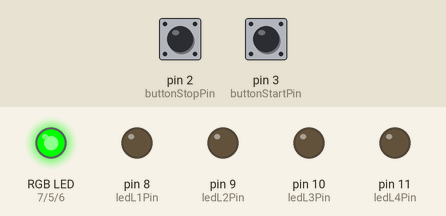
The program below on a simulated Arduino Uno, built with avr-gcc and run on an emulated ATmega328P. On the bench: an RGB LED mixed from three pins (HIGH = lit), output pins drawn as LEDs (lit = HIGH). Dashed ring = blinking. The inputs (shaded band) are chosen by the test bench; at power-on: pin 3 (buttonStartPin) HIGH, pin 2 (buttonStopPin) HIGH. Dim RGB values are drawn brighter than linear.

Above: at 1.2 s.
1.3 s: pin 3 (buttonStartPin) pulled LOW for 0.15 s
At 2.1 s:
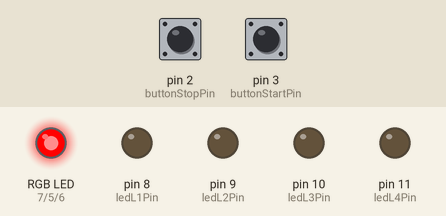
4.4 s: pin 2 (buttonStopPin) pulled LOW for 1 s
At 6.4 s:
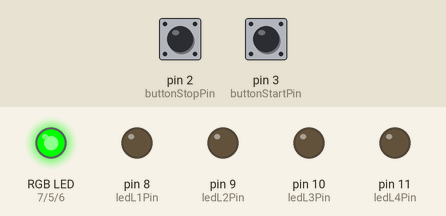
6.9 s: pin 3 (buttonStartPin) pulled LOW for 1 s
At 10.3 s:
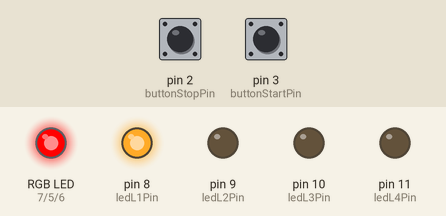
10.9 s: pin 2 (buttonStopPin) pulled LOW for 3.2 s
At 12.5 s:
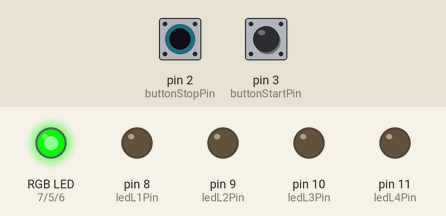
15.6 s: pin 2 (buttonStopPin) driven LOW and pin 3 (buttonStartPin) driven LOW
At 17.6 s:
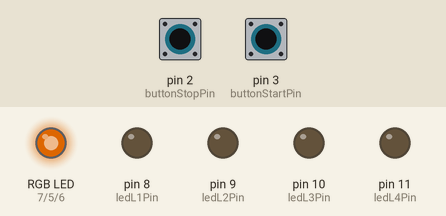
18.6 s: pin 2 (buttonStopPin) driven HIGH
At 22.6 s:
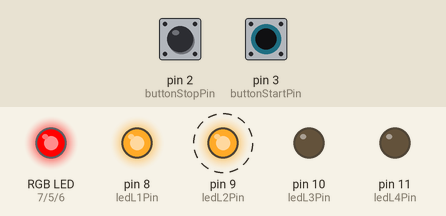
Timing chart, 0 to 27.8 s (numbered marks = the images above; inputs shaded):
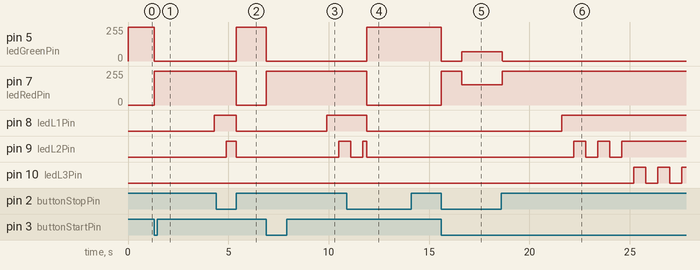

Measured:
- after the input at 1.3 s, pin 5 (ledGreenPin): 255/255 → 0/255 at once; pin 7 (ledRedPin): 0/255 → 255/255 at once; pin 8 (ledL1Pin): LOW → HIGH after 3.0 s
- after the input at 4.4 s, pin 5 (ledGreenPin): 0/255 → 255/255 after 1.0 s; pin 7 (ledRedPin): 255/255 → 0/255 after 1.0 s; pin 8 (ledL1Pin): HIGH → LOW after 1.0 s
- after the input at 6.9 s, pin 5 (ledGreenPin): 255/255 → 0/255 at once; pin 7 (ledRedPin): 0/255 → 255/255 at once; pin 8 (ledL1Pin): LOW → HIGH after 3.0 s; pin 9 (ledL2Pin): LOW → HIGH after 3.6 s
- after the input at 10.9 s, pin 5 (ledGreenPin): 0/255 → 255/255 after 1.0 s; pin 7 (ledRedPin): 255/255 → 0/255 after 1.0 s; pin 8 (ledL1Pin): HIGH → LOW after 1.0 s; pin 10 (ledL3Pin): stops changing and stays LOW
- after the input at 15.6 s, pin 5 (ledGreenPin): 255/255 → 0/255 at once, → 70/255 1.0 s later; pin 7 (ledRedPin): 0/255 → 255/255 at once, → 151/255 1.0 s later
- after the input at 18.6 s, pin 5 (ledGreenPin): goes on until 18.7 s, then stays 0/255; pin 7 (ledRedPin): goes on until 18.7 s, then stays 255/255; pin 11 (ledL4Pin): stops changing and stays LOW

The program:

main.cpp
```cpp
#include <Arduino.h>

// Pin definitions
const int buttonStopPin = 2;
const int buttonStartPin = 3;
const int ledGreenPin = 5;
const int ledBluePin = 6;
const int ledRedPin = 7;
const int ledL1Pin = 8;
const int ledL2Pin = 9;
const int ledL3Pin = 10;
const int ledL4Pin = 11;

// Variables
bool loading = false;
bool stopPressed = false;
unsigned long stopButtonPressTime = 0;
const unsigned long stopPressDuration = 1000;  // 1s press for stop
unsigned long previousMillis = 0;
unsigned long blinkInterval = 500;
int currentStage = 0;
unsigned long stageStartTime = 0;
bool ledsBlinking = false;

// Function declarations
void startLoading();
void handleLoadingProcess(unsigned long currentMillis);
void blinkAllLeds(unsigned long currentMillis);
void stopLoading();
void checkStopButton(unsigned long currentMillis);

// Setup
void setup() {
  pinMode(buttonStopPin, INPUT_PULLUP);
  pinMode(buttonStartPin, INPUT_PULLUP);
  pinMode(ledGreenPin, OUTPUT);
  pinMode(ledBluePin, OUTPUT);
  pinMode(ledRedPin, OUTPUT);
  pinMode(ledL1Pin, OUTPUT);
  pinMode(ledL2Pin, OUTPUT);
  pinMode(ledL3Pin, OUTPUT);
  pinMode(ledL4Pin, OUTPUT);

  // Initial state: available (green led on)
  digitalWrite(ledGreenPin, HIGH);
  digitalWrite(ledRedPin, LOW);
  digitalWrite(ledL1Pin, LOW);
  digitalWrite(ledL2Pin, LOW);
  digitalWrite(ledL3Pin, LOW);
  digitalWrite(ledL4Pin, LOW);
}

void loop() {
  unsigned long currentMillis = millis();

  // Check if start button is pressed (active low)
  if (digitalRead(buttonStartPin) == LOW && !loading) {
    startLoading();
  }

  // Monitor stop button at all times
  checkStopButton(currentMillis);

  // Handle the loading process if active
  if (loading) {
    handleLoadingProcess(currentMillis);
  }
}

void checkStopButton(unsigned long currentMillis) {
  // Check if stop button is pressed (active low) and for how long
  if (digitalRead(buttonStopPin) == LOW) {
    if (stopButtonPressTime == 0) {
      stopButtonPressTime = currentMillis;  // Start counting press duration
    }
    if (currentMillis - stopButtonPressTime >= stopPressDuration && loading) {
      stopPressed = true;  // Stop button held for 1 second
    }
  } else {
    stopButtonPressTime = 0;  // Reset timer if button is not pressed
  }

  // If stop button is pressed during loading, end the process
  if (stopPressed && loading) {
    blinkAllLeds(currentMillis);
    stopLoading();
    stopPressed = false;
  }
}

void startLoading() {
  loading = true;

  // Set availability LED to red
  digitalWrite(ledGreenPin, LOW);
  digitalWrite(ledRedPin, HIGH);

  currentStage = 1;
  stageStartTime = millis();  // Start the first stage
  ledsBlinking = false;       // Reset blinking state
}

void handleLoadingProcess(unsigned long currentMillis) {
  // Check stop button during loading process
  checkStopButton(currentMillis);

  // Handle the blinking process for currentStage
  static unsigned long blinkStartTime = 0;
  static bool ledBlinkState = LOW;
  const unsigned long blinkDuration = 600; // 600ms blink interval

  if (currentStage == 1 && currentMillis - stageStartTime >= 3000) {
    // Stage 1 complete (25%)
    digitalWrite(ledL1Pin, HIGH);  // L1 stays on
    currentStage = 2;
    stageStartTime = currentMillis;
    blinkStartTime = currentMillis;
    ledBlinkState = LOW; // Reset blink state for next stage
  } else if (currentStage == 2) {
    // Blink L2 for 1s, then turn it on
    if (currentMillis - blinkStartTime >= blinkDuration) {
      ledBlinkState = !ledBlinkState;  // Toggle blink state
      digitalWrite(ledL2Pin, ledBlinkState);
      blinkStartTime = currentMillis;
    }
    // After 3 seconds of blinking, move to the next stage
    if (currentMillis - stageStartTime >= 3000) {
      digitalWrite(ledL2Pin, HIGH);  // L2 stays on
      currentStage = 3;
      stageStartTime = currentMillis;
      blinkStartTime = currentMillis;
      ledBlinkState = LOW; // Reset blink state for next stage
    }
  } else if (currentStage == 3) {
    // Blink L3 for 1s, then turn it on
    if (currentMillis - blinkStartTime >= blinkDuration) {
      ledBlinkState = !ledBlinkState;  // Toggle blink state
      digitalWrite(ledL3Pin, ledBlinkState);
      blinkStartTime = currentMillis;
    }
    // After 3 seconds of blinking, move to the next stage
    if (currentMillis - stageStartTime >= 3000) {
      digitalWrite(ledL3Pin, HIGH);  // L3 stays on
      currentStage = 4;
      stageStartTime = currentMillis;
      blinkStartTime = currentMillis;
      ledBlinkState = LOW; // Reset blink state for next stage
    }
  } else if (currentStage == 4) {
    // Blink L4 for 1s, then turn it on
    if (currentMillis - blinkStartTime >= blinkDuration) {
      ledBlinkState = !ledBlinkState;  // Toggle blink state
      digitalWrite(ledL4Pin, ledBlinkState);
      blinkStartTime = currentMillis;
    }
    // After 3 seconds of blinking, move to the final animation
    if (currentMillis - stageStartTime >= 3000) {
      digitalWrite(ledL4Pin, HIGH);  // L4 stays on
      currentStage = 5;
      stageStartTime = currentMillis;
      ledsBlinking = true;
    }
  }

  // Final animation: Blink all LEDs 3 times
  if (currentStage == 5 && ledsBlinking) {
    blinkAllLeds(currentMillis);
  }
}

void blinkAllLeds(unsigned long currentMillis) {
  static bool ledState = false;
  static int blinkCount = 0;
  static unsigned long lastBlinkTime = 0;

  if (currentMillis - lastBlinkTime >= blinkInterval) {
    lastBlinkTime = currentMillis;
    ledState = !ledState;
    digitalWrite(ledL1Pin, ledState);
    digitalWrite(ledL2Pin, ledState);
    digitalWrite(ledL3Pin, ledState);
    digitalWrite(ledL4Pin, ledState);

    if (ledState == HIGH) {
      blinkCount++;
    }

    if (blinkCount >= 4) {
      ledsBlinking = false;  // Stop blinking after 3 cycles
      delay(300);
      stopLoading();
    }
  }
}

void stopLoading() {
  // Reset all LEDs to their default state
  digitalWrite(ledL1Pin, LOW);
  digitalWrite(ledL2Pin, LOW);
  digitalWrite(ledL3Pin, LOW);
  digitalWrite(ledL4Pin, LOW);

  // Set availability LED to green
  digitalWrite(ledRedPin, LOW);
  digitalWrite(ledGreenPin, HIGH);

  loading = false;
  currentStage = 0;
}
```
